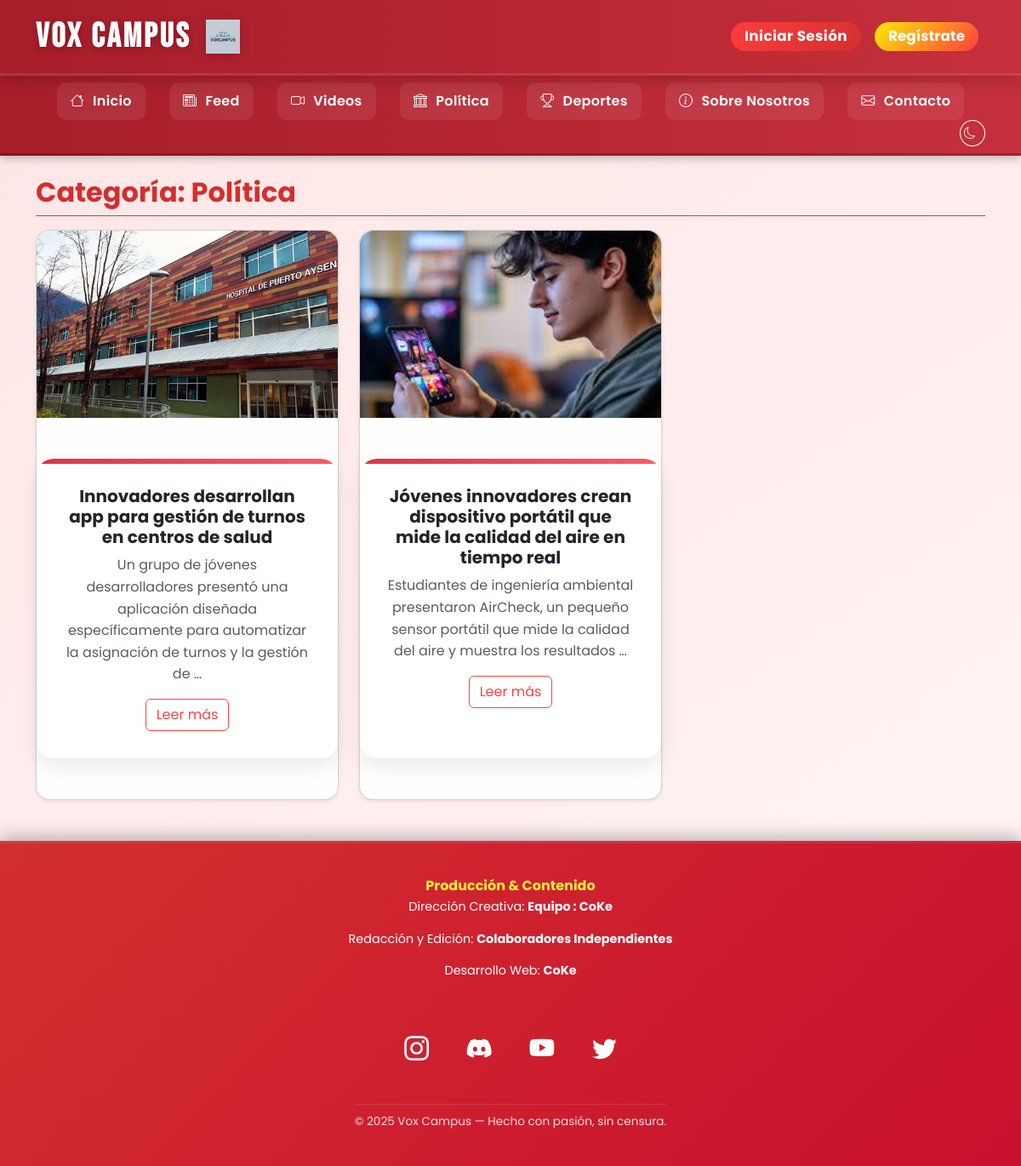
/categoria/6/, run on the app's committed database.
### noticias/models.py (models this page shows, shortened)
class Noticia(models.Model):
    titulo = models.CharField(max_length=200)
    contenido = models.TextField()
    categoria = models.ForeignKey(Categoria, on_delete=models.PROTECT, related_name='noticias')
    autor = models.ForeignKey(User, on_delete=models.CASCADE, related_name='noticias')
    fecha_creacion = models.DateTimeField(auto_now_add=True)
    imagen = models.ImageField(upload_to='noticias/', blank=True, null=True)

### noticias/views.py (the view)
# urls.py: path('categoria/<int:categoria_id>/', views.categoria, name='categoria'),
def categoria(request, categoria_id):
    categoria = get_object_or_404(Categoria, id=categoria_id)
    noticias = Noticia.objects.filter(categoria=categoria)
    return render(request, 'noticias/categoria.html', {
        'categoria': categoria,
        'noticias': noticias
    })

### noticias/context_processors.py (called while the page is built)
def contadores_globales(request):
    if request.user.is_authenticated:
        notif_count = Notificacion.objects.filter(usuario=request.user, leido=False).count()
        mensajes_no_leidos = Mensaje.objects.filter(receptor=request.user, leido=False).count() if hasattr(request.user, 'mensaje_set') else 0
    else:
        notif_count = 0
        mensajes_no_leidos = 0
    return {
        'notif_count': notif_count,
        'mensajes_no_leidos': mensajes_no_leidos,
    }

def notificaciones_context(request):
    if request.user.is_authenticated:
        notif_count = Notificacion.objects.filter(usuario=request.user, leido=False).count()
    else:
        notif_count = 0
    return {'notif_count': notif_count}

### templates/noticias/categoria.html (shortened to what this page needs)
{% extends 'noticias/base.html' %}
{% block content %}
<h2 class="fw-bold mb-3 border-bottom border-danger pb-2">Categoría: Política</h2>
<div class="row">
   {% for noticia in noticias %}
   <div class="col-md-4 mb-4">
      <div class="card h-100 shadow-sm">
         <img src="{{ noticia.imagen.url }}" class="card-img-top" alt="{{ noticia.titulo }}">
         <div class="card-body">
            <h5 class="card-title">{{ noticia.titulo }}</h5>
            <p class="card-text text-muted">{{ noticia.contenido|truncatewords:20 }}</p>
            <a href="{% url 'detalle_noticia' noticia.id %}" class="btn btn-outline-danger">Leer más</a>
         </div>
      </div>
   </div>
   {% empty %}
   <p>No hay noticias en esta categoría.</p>
   {% endfor %}
</div>
{% endblock %}

### noticias/static/WebNoticias/css/base.css (style rules this page uses)
body { font-family: 'Poppins', sans-serif; color: #212529; scroll-behavior: smooth; margin: 0; background: linear-gradient(145deg, #ffe5e5, #fff6f6); background-attachment: fixed; transition: background-color 0.4s ease, color 0.4s ease; }
a { text-decoration: none; transition: all 0.2s ease; }

### noticias/static/WebNoticias/css/cards.css (style rules this page uses)
.card { border-radius: 1rem; transition: transform .3s, box-shadow .3s; display:flex; flex-direction:column; height:100%; background:#ffffffee; box-shadow: 0 8px 25px rgba(0,0,0,0.08); }
.card-img-top { border-top-left-radius:1rem; border-top-right-radius:1rem; width:100%; height:220px; object-fit:cover; transition: transform .3s ease; }

### noticias/static/WebNoticias/css/typography.css (style rules this page uses)
h1, h2, h3, h4, h5 { color:#d32f2f; font-weight:700; }

### noticias/static/WebNoticias/css/perfil.css (style rules this page uses)
.card-body { max-width: 750px; margin: 3rem auto; background:#fff; border-radius:1.25rem; padding:2rem; box-shadow:0 10px 25px rgba(0,0,0,0.08); text-align:center; position:relative; overflow:hidden; animation: fadeInUp .4s ease forwards; }
.card-body::before { content:""; position:absolute; top:0; left:0; height:6px; width:100%; background: linear-gradient(90deg,#dc3545 0%,#ff5a6a 100%); }
.card-body p { color:#4b5563; font-size:1rem; line-height:1.6; margin-bottom:1rem; }
.badge.bg-danger, { background: linear-gradient(135deg,#dc3545,#f85b69); }

### noticias/static/WebNoticias/css/feed.css (style rules this page uses)
.btn-outline-danger { border: 1px solid #ff4040; color: #ff4040; transition: all 0.2s ease; }

### noticias/static/WebNoticias/css/responsive.css (style rules this page uses)
html { scroll-behavior: smooth; }

### noticias/static/WebNoticias/css/darkmode.css (style rules this page uses)
body, .panel-privado, .card, .navbar, .footer-premium { transition: background-color 0.4s ease, color 0.4s ease, box-shadow 0.4s ease; }
a, .nav-link, .btn, .card { transition: all 0.25s ease-in-out; }

### data on the page
Noticia: imagen (picture), titulo "Innovadores desarrollan app para gestión de turnos en centros de salud", contenido "Un grupo de jóvenes desarrolladores presentó una aplicación diseñada específicamente para automatizar la asignación de turnos y la gestión de …"
Noticia: imagen (picture), titulo "Jóvenes innovadores crean dispositivo portátil que mide la calidad del aire en tiempo real", contenido "Estudiantes de ingeniería ambiental presentaron AirCheck, un pequeño sensor portátil que mide la calidad del aire y muestra los resultados …"
